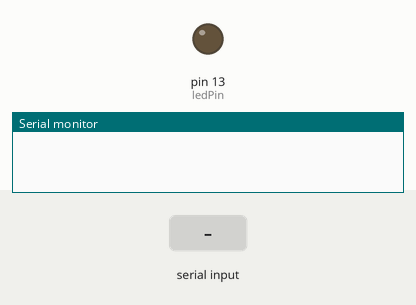
A sketch run on a simulated Arduino Uno, built with avr-gcc and run on an emulated ATmega328P. Shown: output pins drawn as LEDs (lit = HIGH), the last lines printed to the serial monitor. Inputs (shaded band) come from the test bench.

Above: at 1.2 s.
1.3 s: "LIGHT ON\n" received over Serial
At 3.5 s:
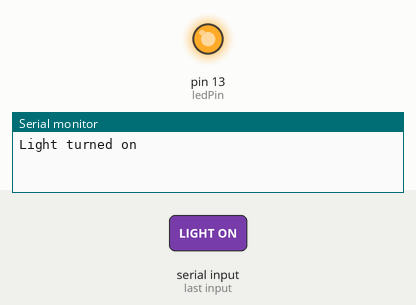
3.8 s: "ECHO \n" received over Serial
6.3 s: "TIME\n" received over Serial
Timing chart, 0 to 9.3 s (numbered marks = the images above; inputs shaded):
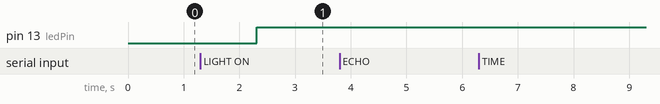

The sketch:

demo_serial_device.ino.ino
```cpp
const int ledPin = LED_BUILTIN;
unsigned long startTime;

void setup() {
  Serial.begin(9600);
  while (!Serial) { }
  pinMode(ledPin, OUTPUT);
  digitalWrite(ledPin, LOW);
  startTime = millis();
}

void loop() {
  if (Serial.available() > 0) {
    String input = Serial.readStringUntil('\r');
    input.trim(); // Trim the input string
    String response;

    if (input.startsWith("ECHO ")) {
      response = input.substring(5);
    } else if (input == "TIME") {
      response = getElapsedTime();
    } else if (input == "LIGHT ON") {
      digitalWrite(ledPin, HIGH);
      response = "Light turned on";
    } else if (input == "LIGHT OFF") {
      digitalWrite(ledPin, LOW);
      response = "Light turned off";
    } else if (input == "?") {
      response = "Available commands:\nECHO <message> - Echoes the message back\nTIME - Returns the elapsed time since the program started\nLIGHT ON - Turns on the built-in LED\nLIGHT OFF - Turns off the built-in LED\n? - Provides a summary of possible commands";
    } else {
      response = "E";
    }

    response += "\r\n";
    Serial.print(response);
  }
}

String getElapsedTime() {
  unsigned long elapsedTime = millis() - startTime;
  unsigned long seconds = elapsedTime / 1000;
  unsigned long minutes = seconds / 60;
  seconds = seconds % 60;
  return String(minutes) + "m " + String(seconds) + "s";
}
```

Measured:
- after the input at 1.3 s, pin 13 (ledPin): LOW → HIGH after 1.0 s
